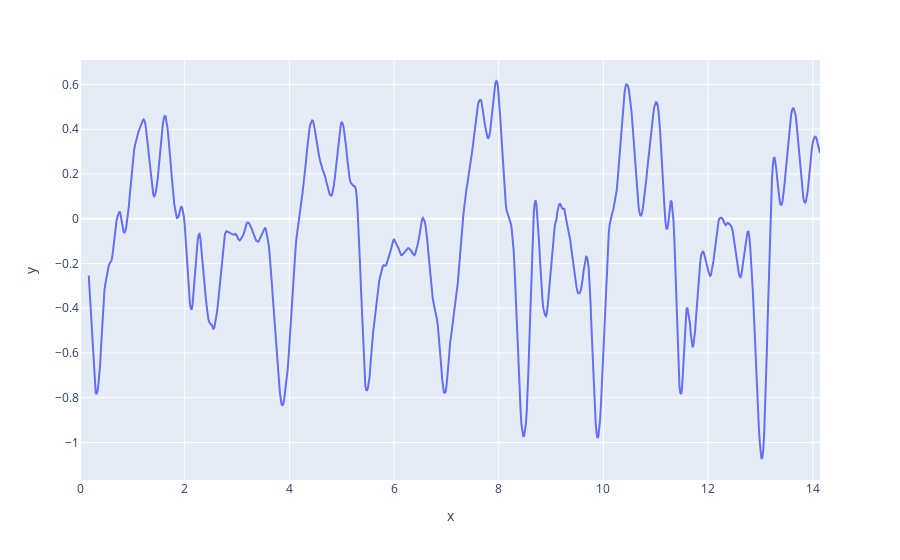

The code cell stored with this chart in its notebook:
### Markdown cell above
Ahora usando $M=I\dot\omega$ podemos obtener la suma de los momentos.

### Code cell
sum_moment = (inertia_weight + inertia_forearm) * df['angular_acceleration']
fig = px.line(x = df['time'], y = sum_moment)
fig.show()

### Figure 1 — Plotly figure (JSON) as saved in the notebook; plotly's stock layout.template omitted (floating-point values rounded to 4 significant figures; data arrays with more than 128 entries replaced by an {"elided": "..."} marker saying what was removed)
{"data": [{"hovertemplate": "x=%{x}<br>y=%{y}<extra></extra>", "legendgroup": "", "line": {"color": "#636efa", "dash": "solid"}, "marker": {"symbol": "circle"}, "mode": "lines", "name": "", "orientation": "v", "showlegend": false, "type": "scatter", "x": {"elided": "849 float values"}, "xaxis": "x", "y": {"elided": "849 float values"}, "yaxis": "y"}], "layout": {"legend": {"tracegroupgap": 0}, "margin": {"t": 60}, "xaxis": {"anchor": "y", "domain": [0, 1], "title": {"text": "x"}}, "yaxis": {"anchor": "x", "domain": [0, 1], "title": {"text": "y"}}}}
